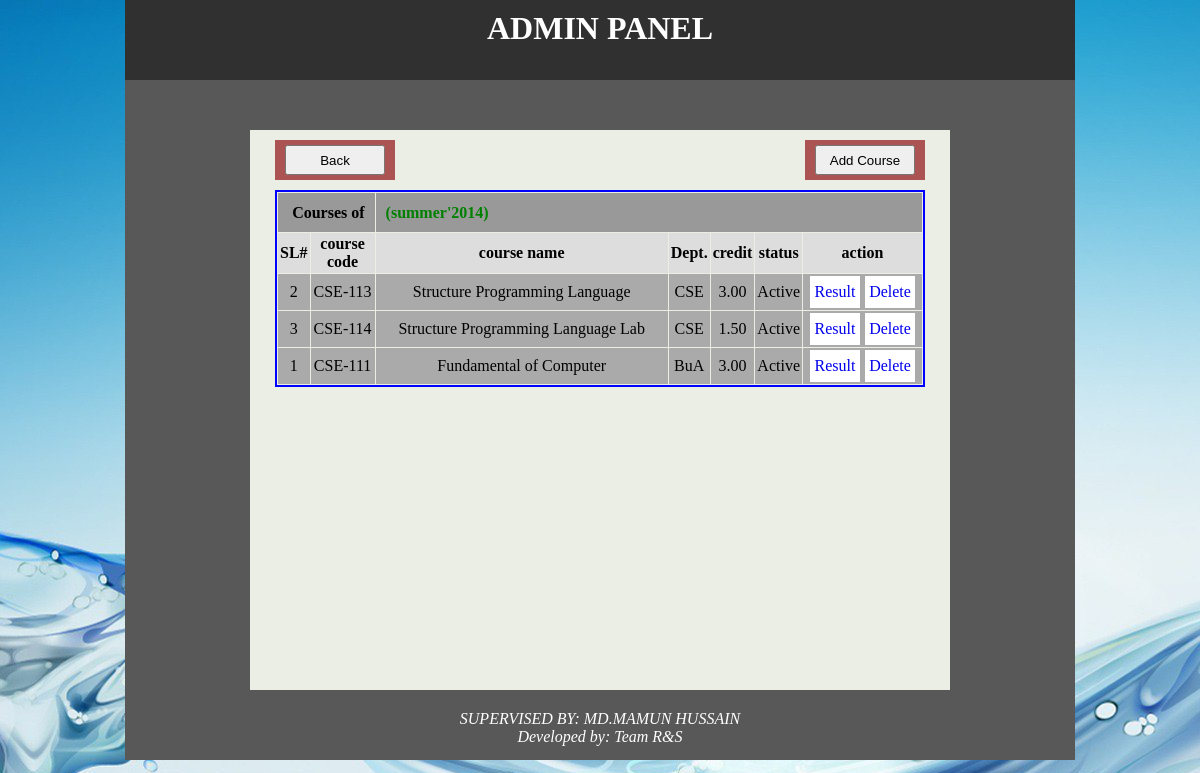
The page /admin/view_session_course.php?id=1&action=courses on the database its author committed.
### tables this page shows
CREATE TABLE IF NOT EXISTS `session` (
`ssn_id` int(11) NOT NULL,
  `year` varchar(256) NOT NULL,
  `semester` varchar(256) NOT NULL,
  `status` enum('Active','Inactive') NOT NULL
);

CREATE TABLE IF NOT EXISTS `session_courses` (
`ssn_crs_id` int(11) NOT NULL,
  `ssn_id` int(11) DEFAULT NULL,
  `crs_id` int(11) DEFAULT NULL,
  `sl_no` int(11) NOT NULL DEFAULT '0',
  `sc_status` enum('Active','Inactive') NOT NULL
);

CREATE TABLE IF NOT EXISTS `courses` (
`crs_id` int(11) NOT NULL,
  `crs_code` varchar(25) NOT NULL,
  `crs_title` varchar(256) NOT NULL,
  `crs_credit` enum('1.00','1.50','2.00','3.00','4.00') NOT NULL,
  `status` enum('Active','Inactive') NOT NULL
);

CREATE TABLE IF NOT EXISTS `department` (
`sl_no` int(11) NOT NULL,
  `dept_code` varchar(6) NOT NULL,
  `dept_name` varchar(256) NOT NULL,
  `short_name` varchar(10) NOT NULL,
  `status` enum('Active','Inactive') NOT NULL
);

### admin/view_session_course.php (the view, shortened to what this page needs)
<?php
include("../include/function.php");
include("../include/admin_header.php");
$ssn_id = $_REQUEST['id'];
if($_REQUEST['action']=='add')
{
	$sql="SELECT * FROM session_courses WHERE ssn_crs_id='$_REQUEST[id]'";
	$result=mysql_query($sql);
	while ($array=mysql_fetch_array($result))
	{
		$ssn_id = $array['ssn_id'];
	}
}
elseif($_REQUEST['action']=='courses')
{
	$ssn_id = $_REQUEST['id'];
}
?>
<div class="body">
	<div id="body-left"></div>
	<div id="body-middle" >
		<div id="view_session" style="margin-top:0px; margin-bottom:30px;">
			<div style="height:40px; width:120px;float:left;background:#ac5353;margin-left:20px;">
				<input type="button" name="back_button" id="back_button"  value="Back" class="btn btn-info" style="height:30px; width:100px; margin-left:10px; margin-top:5px;" />
			</div>
			<div style="height:40px; width:120px;float:right;background:#ac5353;margin-right:20px;">
				<input type="button" name="add_button" id="add_button"  value="Add Course" class="btn btn-info" style="height:30px; width:100px; margin-left:10px; margin-top:5px;" />
			</div>
		</div>
		<div style="height:480px; border:0px red solid; overflow:auto;" >
			<table align="center" border='0px' cellspacing='1' cellpadding='2' style='margin-top:0 auto;border:2px solid blue; width:650px; text-align:center;'>
				<tr bgcolor='#999' >
					<?php
						$sql="SELECT * FROM session where ssn_id = '$ssn_id'";
							$result=mysql_query($sql);
							while ($array=mysql_fetch_array($result))
							{
								$year = $array['year'];
								$semester =  $array['semester'];
							} ?>
					<th colspan='2' style="height:35px; text-align:right">Courses of &nbsp
					</th>
					<th colspan='5' style="height:35px; text-align:left; color: green;">
					<?php
						echo "(" . $semester . "'" . $year . ")";
					?>
					</th>
				</tr>
				<tr bgcolor='#ddd' style="height:25px;">
					<th style="width:15px;">SL#</th>
					<th style="width:60px;">course code</th>
					<th>course name</th>
					<th style="width:25px;">Dept.</th>
					<th style="width:35px;">credit</th>
					<th style="width:35px;">status</th>
					<th style="width:115px;">action</th>
				</tr>
				<?php
				$sql="SELECT * FROM courses cr, session_courses sc, department dt WHERE cr.crs_id = sc.crs_id and dt.sl_no = sc.sl_no and ssn_id = '$ssn_id'";
				$result=mysql_query($sql);
				while ($array=mysql_fetch_array($result))
				{?>
					<tr bgcolor='#aaa'>
						<td><?php echo $array['crs_id'];?></td>
						<td><?php echo $array['crs_code'];?></td>
						<td><?php echo $array['crs_title'];?></td>
						<td><?php echo $array['short_name'];?></td>
						<td><?php echo $array['crs_credit'];?></td>
						<td><?php echo $array['status'];?></td>
						<td>
						<a href="course_result.php?id=<?php echo $array['ssn_crs_id']?> &action=view" style="width:50px; background: white; float:left;margin-left:5px; border-radius: 0px;">Result</a>
						<a href="view_session_course.php?id=<?php echo $array['ssn_crs_id']?>&action=delete" style="width:50px; background: white; float:left; margin-left:5px; border-radius: 0px;">Delete </a>
						</td>
					</tr> <?php
				} ?>
			</table>
		</div>
	</div>
	<div id="body-right"></div>
</div>
<?php
include("../include/admin_footer.php");
?>

### admin/css/menu.css (style rules this page uses)
* { margin:0 auto; padding:0 auto; }
body { height:760px; width:960px; background:url(1.jpg); }
.body { height:560px; width:950px; background:#967656; }
a { display: block; width: 100%; line-height: 2em; text-align: center; text-decoration: none; border-radius: 5px; }
#body-left { height:560px; width:125px; background:#585858; float:left; }
#body-middle { height:560px; width:700px; background:#ebeee5; float:left; }
#body-right { height:560px; width:125px; background:#585858; text-align:center; float:left; }
#view_session { height:20px; width:690px; padding-top:10px; }

### rows shown on the page
session: semester "summer", year "2014"
session_courses: crs "2", crs.crs_code "CSE-113", crs.crs_title "Structure Programming Language", sl_no.short_name "CSE", crs.crs_credit "3.00", sl_no.status "Active"
session_courses: crs "3", crs.crs_code "CSE-114", crs.crs_title "Structure Programming Language Lab", sl_no.short_name "CSE", crs.crs_credit "1.50", sl_no.status "Active"
session_courses: crs "1", crs.crs_code "CSE-111", crs.crs_title "Fundamental of Computer", sl_no.short_name "BuA", crs.crs_credit "3.00", sl_no.status "Active"
